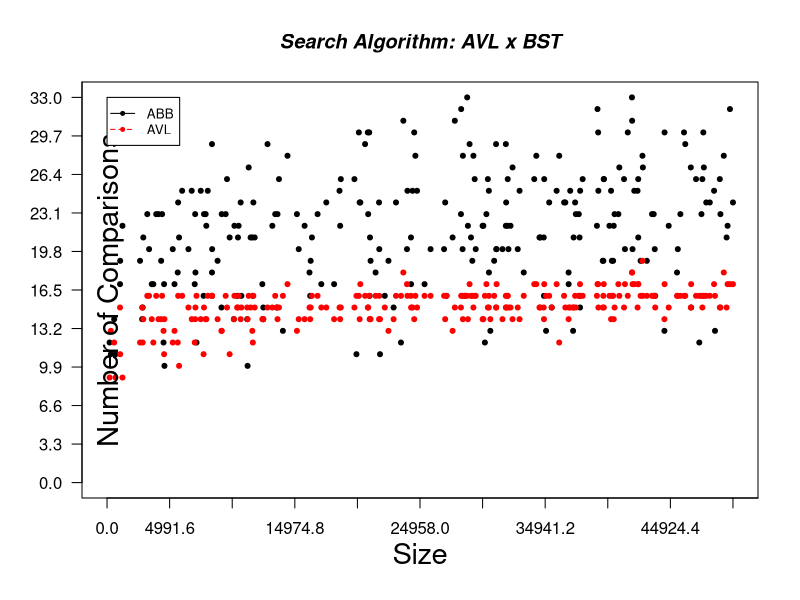

Generate this figure with R:
comp208 <- read.table("Comp_Data.txt", header = T, sep = "\t")

#Compute the largest y and x in the data
max_y <- max(comp208$Comparações_AVL, comp208$Comparações_ABB)
max_x <- max(comp208$Tamanho_AVL, comp208$Tamanho_ABB)

#Define colors to be used for AVL and BST
plot_colors <- c("black", 'red')

#Start PNG device to save output to Fig_Plot.png
png("Fig_Plot.png", height = 720, width = 1280, bg = "white")

#Plotting
plot(comp208$Tamanho_ABB, comp208$Comparações_ABB, type = "p", pch = 20, col = plot_colors[1],
     ylim = c(0, max_y), xlim = c(0, max_x), axes = FALSE, ann = FALSE)

#Change interval scale
axis(1, las = 1, at = ((max_x %% 1000000)/10)*0:max_x)

axis(2, las = 1, at = ((max_y %% 1000000)/10)*0:max_y)

box()

#Graph BST
lines(comp208$Tamanho_AVL, comp208$Comparações_AVL, type = "p", pch = 20, lty = 2, col = plot_colors[2])

#Create a title with red, bold/italic font
title(main = "Search Algorithm: AVL x BST", col.main = "black", font.main = 4)

#Label the x and y axes with dark green text
title(xlab = "Size", col.lab = rgb(0, 0, 0), cex.lab = 1.75, line = 2.5)
title(ylab = "Number of Comparisons", col.lab = rgb(0, 0, 0), cex.lab = 1.75, line = -2)

nameStruct <- c("ABB", "AVL")

legend(1, max_y, nameStruct, cex = 0.8, col = plot_colors, pch = 20:20, lty = 1:2);

#turn off device driver (to flush output to png)
dev.off()